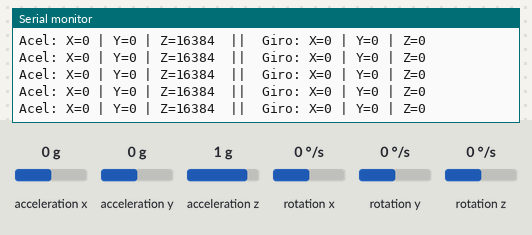
A sketch run on a simulated Arduino Uno, built with avr-gcc and run on an emulated ATmega328P. Parts: the last lines printed to the serial monitor. Wiring (inferred from the names in the program): MPU-6050 motion sensor at I2C address 0x68. The test bench sets the inputs (shaded band); at power-on: acceleration x 0 g, acceleration y 0 g, acceleration z 1 g, rotation x 0 °/s, rotation y 0 °/s, rotation z 0 °/s.

Above: at 1.2 s.
1.3 s: acceleration x set to -1.4 g
At 1.6 s:
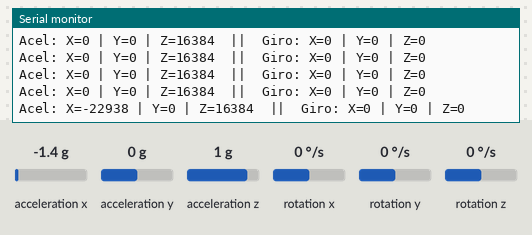
4.3 s: acceleration y set to -1.4 g
At 4.44 s:
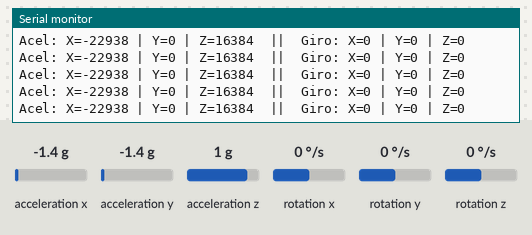
5.8 s: acceleration z set to -1.4 g
At 5.86 s:
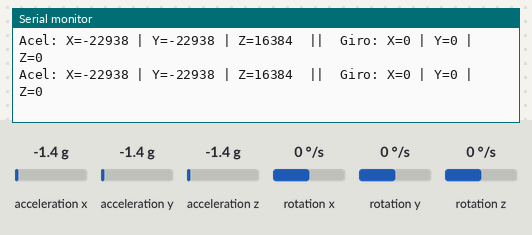
8.8 s: acceleration x set to 0 g
At 8.91 s:
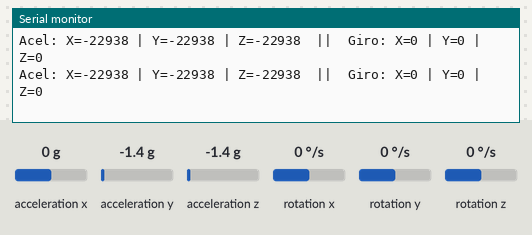
11.8 s: rotation x set to -192 °/s
At 11.95 s:
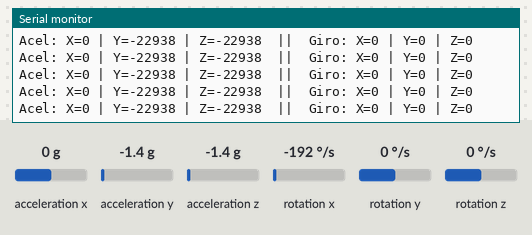
13.3 s: rotation y set to 12 °/s
At 13.37 s:
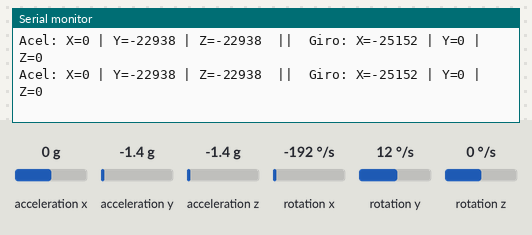

Measured:
- after the input at 1.3 s, the serial monitor: prints a new line after 0.14 s (image 1)

The sketch:

main.ino
```cpp
#include <Wire.h>

// Dirección I2C predeterminada del MPU-6050
const int MPU_ADDR = 0x68;

int16_t AcX, AcY, AcZ, Tmp, GyX, GyY, GyZ;

void setup() {
  Serial.begin(9600);
  Wire.begin();

  // Despertar el MPU-6050 (por defecto entra en modo de reposo)
  Wire.beginTransmission(MPU_ADDR);
  Wire.write(0x6B); // Registro PWR_MGMT_1
  Wire.write(0);    // Pone en 0 para encenderlo
  Wire.endTransmission(true);

  Serial.println("GY-521 Inicializado correctamente.");
}

void loop() {
  // Apuntar al primer registro de datos (ACCEL_XOUT_H = 0x3B)
  Wire.beginTransmission(MPU_ADDR);
  Wire.write(0x3B);
  Wire.endTransmission(false);

  // Solicitar 14 registros (6 acelerómetro, 2 temperatura, 6 giroscopio)
  Wire.requestFrom(MPU_ADDR, 14, true);

  // Lectura de 16 bits combinando byte alto y byte bajo
  AcX = Wire.read() << 8 | Wire.read();
  AcY = Wire.read() << 8 | Wire.read();
  AcZ = Wire.read() << 8 | Wire.read();
  Tmp = Wire.read() << 8 | Wire.read();
  GyX = Wire.read() << 8 | Wire.read();
  GyY = Wire.read() << 8 | Wire.read();
  GyZ = Wire.read() << 8 | Wire.read();

  // Mostrar datos en el Monitor Serie
  Serial.print("Acel: X="); Serial.print(AcX);
  Serial.print(" | Y="); Serial.print(AcY);
  Serial.print(" | Z="); Serial.print(AcZ);
  Serial.print("  ||  Giro: X="); Serial.print(GyX);
  Serial.print(" | Y="); Serial.print(GyY);
  Serial.print(" | Z="); Serial.println(GyZ);

  delay(200);
}
```
